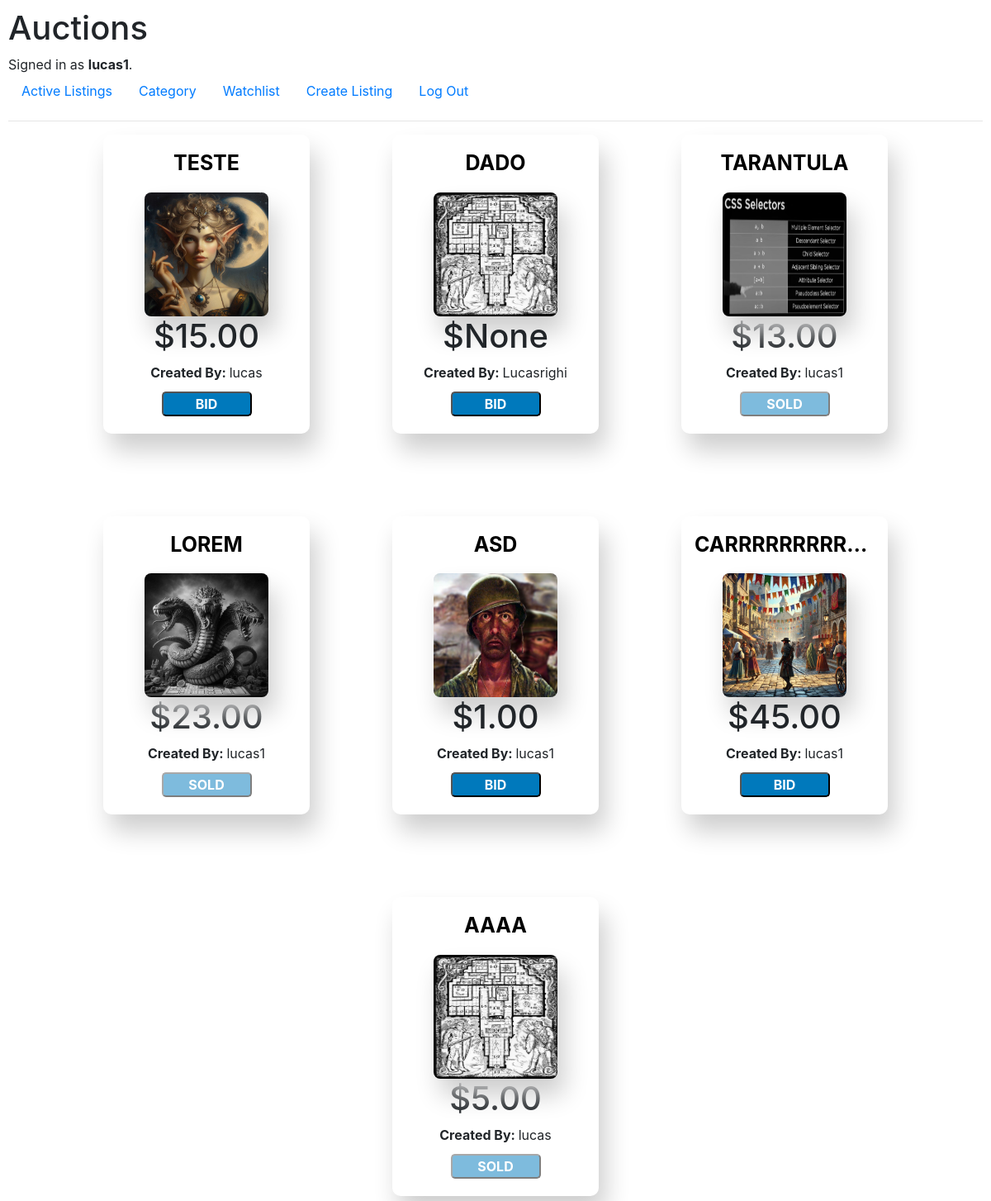
The app's page /watchlist (signed in) with its own data.
### auctions/models.py (models this page shows, shortened)
class User(AbstractUser):
    pass

class Watchlist(models.Model):
    user = models.ForeignKey(User, on_delete=models.CASCADE, related_name="watchlist")
    item = models.ForeignKey(Items, on_delete=models.CASCADE, related_name="watchlisted_by")

class Items(models.Model):
    user = models.ForeignKey(User, on_delete=models.CASCADE, related_name="created_user")
    name = models.CharField(max_length=64)
    img = models.ImageField(upload_to ='uploads/')
    start_price = models.DecimalField(max_digits=10, decimal_places=2, default=Decimal("0.00"), validators=[MinValueValidator(Decimal("0.01"))])
    description = models.CharField(max_length=500)
    sold = models.BooleanField(default=False)
    created_at = models.DateTimeField(auto_now_add=True)
    category = models.ForeignKey(Category, on_delete=models.CASCADE, related_name="items")
    actual_price = models.DecimalField(max_digits=10, decimal_places=2, null=True, blank=True, default=Decimal("0.00"))
    owner = models.ForeignKey(User, on_delete=models.SET_NULL, related_name="owned_items", null=True, blank=True)

### auctions/views.py (the view)
# urls.py: path("watchlist", views.watchlist, name="watchlist"),
@login_required
def watchlist(request):
    if request.method == "POST":
        id_item = int(request.POST.get("item"))
        item = get_object_or_404(Items, id=id_item)
        user = request.user
        if not Watchlist.objects.filter(user=user, item=item).exists():
            Watchlist.objects.create(user=user, item=item)
        return HttpResponseRedirect(reverse("index"))
    else:
        user_watchlist = Watchlist.objects.filter(user=request.user)
        return render(request, "auctions/watchlist.html", {
            "items": user_watchlist
        })

### auctions/templates/auctions/watchlist.html
{% extends "auctions/layout.html" %} {% block body %} {%if items%}
<div id="item_container">
  {%for iten in items%}
  <div id="item_listing">
    <a id="item_name" href="{%url 'item_list' item_id=iten.item.id%}">
      <b><p class="truncate-text">{{iten.item.name}}</p></b></a
    >
    {%if not iten.item.sold%}
    <a href="{%url 'item_list' item_id=iten.item.id%}">
      <img
        id="item_image_list"
        src="{{iten.item.img.url}}"
        alt="{{ iten.item.name }}"
      />
    </a>
    {%else%}
    <a href="{%url 'item_list' item_id=iten.item.id%}">
      <img
        id="item_image_list"
        src="{{iten.item.img.url}}"
        style="filter: grayscale(100%)"
        alt="{{ iten.item.name }}"
      />
    </a>
    {%endif%}
    <h1>${{iten.item.actual_price}}</h1>
    <p><b>Created By: </b>{{iten.item.user.username}}</p>
    {%if not iten.item.sold%}
    <button
      onclick="window.location.href='{% url 'item_list' item_id=iten.item.id %}'"
      class="button_b"
    >
      <b>BID</b>
    </button>
    {%else%}
    <button style="cursor: not-allowed; opacity: 0.5" class="button_b">
      <b>SOLD</b>
    </button>
    {%endif%}
  </div>
  {% endfor %}
</div>
{%else%}
<h1>No items</h1>
{%endif%} {%endblock%}

### auctions/templates/auctions/layout.html (shortened to what this page needs)
{% load static %}
<!DOCTYPE html>
<html lang="en">
    <head>
        <link rel="stylesheet" href="https://stackpath.bootstrapcdn.com/bootstrap/4.4.1/css/bootstrap.min.css">
        <link href="{% static 'auctions/styles.css' %}" rel="stylesheet">
    </head>
    <body>
        <h1>Auctions</h1>
        <div>
            {% if user.is_authenticated %}
                Signed in as <strong>{{ user.username }}</strong>.
            {% else %}
                Not signed in.
            {% endif %}
        </div>
        <ul class="nav">
            <li class="nav-item">
                <a class="nav-link" href="{% url 'index' %}">Active Listings</a>
            </li>
            {% if user.is_authenticated %}
                <li class="nav-item">
                    <a class="nav-link" href="{% url 'category' %}">Category</a>
                </li>
                <li class="nav-item">
                    <a class="nav-link" href="{% url 'watchlist' %}">Watchlist</a>
                </li>
                <li class="nav-item">
                    <a class="nav-link" href="{% url 'create_list' %}">Create Listing</a>
                </li>
                <li class="nav-item">
                    <a class="nav-link" href="{% url 'logout' %}">Log Out</a>
                </li>
            {% endif %}
        </ul>
        <hr>
        {% block body %}
        {% endblock %}
    </body>
</html>

### auctions/static/auctions/styles.css (style rules this page uses)
body { padding: 10px; }
#item_listing { border-radius: 10px; display: flex; flex-direction: column; justify-content: space-between; align-items: center; box-shadow: 8px 20px 30px #cecece; width: 250px; padding: 16px; }
.truncate-text { display: block; width: 100%; white-space: nowrap; overflow: hidden; text-overflow: ellipsis; font-size: 25px; text-transform: uppercase; color: black; position: relative; text-decoration: none; }
#item_name { width: 100%; text-align: center; white-space: nowrap; overflow: hidden; text-overflow: ellipsis; display: block; text-decoration: none; }
#item_container { display: flex; align-items: flex-start; flex-wrap: wrap; gap: 100px; width: 100%; justify-content: center; }
#item_image_list { width: 150px; height: 150px; border-radius: 8px; box-shadow: 8px 20px 30px #cecece; transition: width 0.3s, height 0.3s, box-shadow 0.3s; }
.button_b { margin-bottom: 5px; margin-top: -5px; background-color: #0079bc; color: white; width: 50%; height: 70%; border-radius: 5px; transition: 0.3s; text-align: center; text-decoration: none; }

### records on screen
User: username "lucas1"
Watchlist: item.name "TESTE", item.img (picture), item.actual_price "15.00", item.user.username "lucas", shows "BID"
Watchlist: item.name "DADO", item.img (picture), item.actual_price "None", item.user.username "Lucasrighi", shows "BID"
Watchlist: item.name "TARANTULA", item.img (picture), item.actual_price "13.00", item.user.username "lucas1", shows "SOLD"
Watchlist: item.name "LOREM", item.img (picture), item.actual_price "23.00", item.user.username "lucas1", shows "SOLD"
Watchlist: item.name "ASD", item.img (picture), item.actual_price "1.00", item.user.username "lucas1", shows "BID"
Watchlist: item.name "CARRRRRRRRR…", item.img (picture), item.actual_price "45.00", item.user.username "lucas1", shows "BID"
Watchlist: item.name "AAAA", item.img (picture), item.actual_price "5.00", item.user.username "lucas", shows "SOLD"
